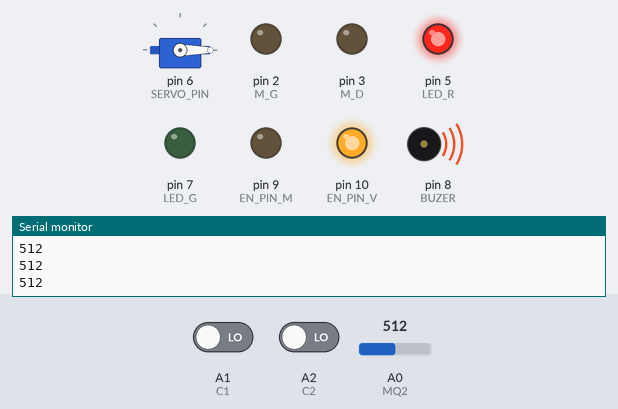
Simulated run of this sketch. Board: Arduino Uno, built with avr-gcc and run on an emulated ATmega328P. Shown: servo, output pins drawn as LEDs (lit = HIGH), buzzer (waves = sounding), the last lines printed to the serial monitor. Inputs (shaded band) come from the test bench; at power-on: A0 (MQ2) = 512, A2 (C2) LOW, A1 (C1) LOW.

Above: at 1.2 s.
1.3 s: A0 (MQ2) set to 415
2.8 s: A0 (MQ2) set to 389
At 3.5 s:
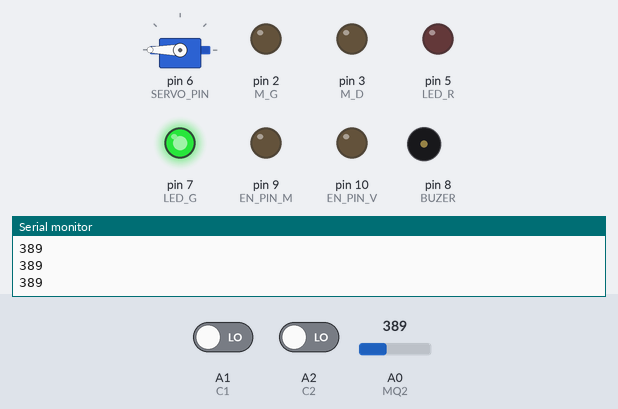
4.3 s: A2 (C2) driven HIGH
At 5.1 s:
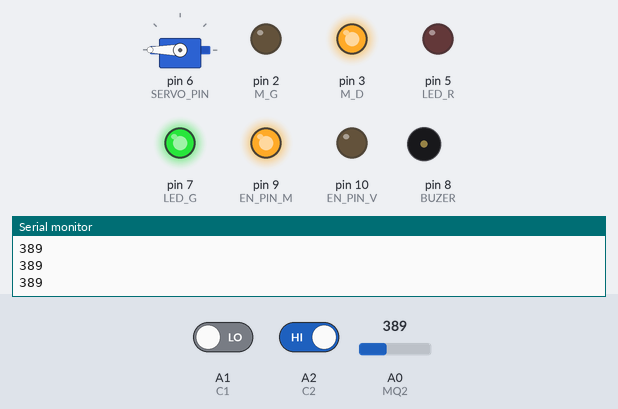
5.8 s: A1 (C1) driven HIGH
At 6.6 s:
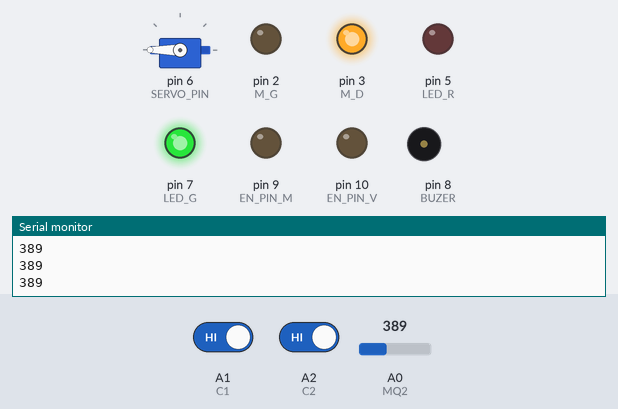
7.3 s: A0 (MQ2) set to 511
At 8.1 s:
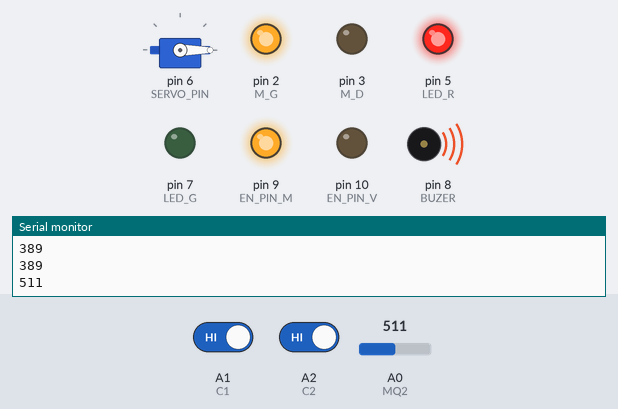
8.8 s: A1 (C1) driven LOW
At 10.0 s:
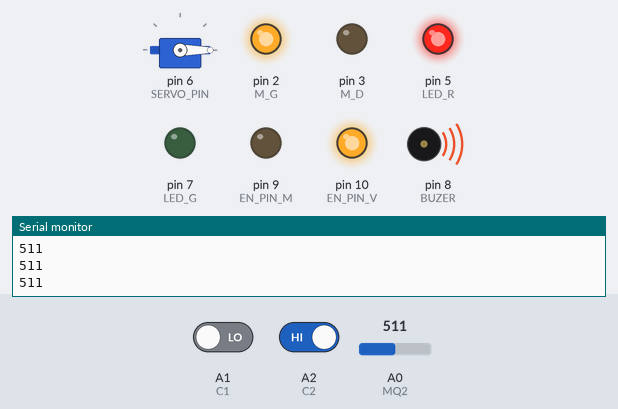
Timing chart, 0 to 11.3 s (numbered marks = the images above; inputs shaded):
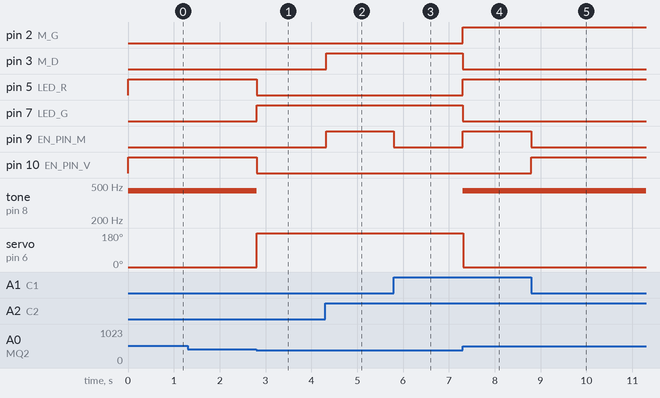

Measured:
- the behaviour switches between 400 and 399 on A0 (MQ2) (found by bisection; images 0 and 1)
- after the input at 2.8 s, pin 5 (LED_R), pin 10 (EN_PIN_V): HIGH → LOW at once; pin 7 (LED_G): LOW → HIGH at once; tone on pin 8 (BUZER): 440 Hz → silent at once; servo on pin 6 (SERVO_PIN): 0° → 180° at once
- after the input at 4.3 s, pin 3 (M_D), pin 9 (EN_PIN_M): LOW → HIGH at once
- after the input at 5.8 s, pin 9 (EN_PIN_M): HIGH → LOW at once
- after the input at 7.3 s, pin 2 (M_G), pin 5 (LED_R), pin 9 (EN_PIN_M): LOW → HIGH at once; pin 3 (M_D), pin 7 (LED_G): HIGH → LOW at once; tone on pin 8 (BUZER): silent → 440 Hz at once; servo on pin 6 (SERVO_PIN): 180° → 0° at once
- after the input at 8.8 s, pin 9 (EN_PIN_M): HIGH → LOW at once; pin 10 (EN_PIN_V): LOW → HIGH at once

The sketch:

DF_V.0.ino
```cpp
/*********Détecteur de fummé*********************
 * Classe: 2STM
 * Version: 0.0
 * Date: 6/03/2018
 * Heure: 17h00
 ************************************************/


#include <Servo.h>

typedef enum {
  Closed,
  Opened,
  Midel
}ETAT;

/*************Prorto type de fonctions*****************/
ETAT Window_Etat();

//************ OUTPUT ******************
#define LED_R 5
#define LED_G 7
#define BUZER 8

#define M_G 2         //LE sense gauche de moteur => Fermer
#define M_D 3         //LE sense droit de moteur  => Ouvrir
#define EN_PIN_M 9      //Pin de moteur

#define EN_PIN_V 10      //Pin de vontilateur
//Les autres entrées(Sens1,Sense2) de ventilateur sont branchés avec (Vcc, GND)
//Car il a un seul sens de rotation.

#define SERVO_PIN 6   //pin de Servo moteur
Servo vanne;

/************** INPUT ******************/
#define MQ2 A0
#define C1 A1 //C1=HIGH => Window Closed
#define C2 A2

/*********** PARAMETRES ****************/
#define F_HZ 440
#define VALEUR_GASE_EXSISTE 400
#define EN_VALUE 255  //La vitesse de moteur et de vontilateur est constat
#define DELAY 100

void setup() {
  Serial.begin(9600);
  vanne.attach(SERVO_PIN);

  pinMode(BUZER,OUTPUT);
  pinMode(LED_R,OUTPUT);
  pinMode(LED_G,OUTPUT);

  pinMode(M_G,OUTPUT);
  pinMode(M_D,OUTPUT);
  pinMode(EN_PIN_M,OUTPUT);
  pinMode(EN_PIN_V,OUTPUT);

  pinMode(MQ2,INPUT);
  pinMode(C1,INPUT);
  pinMode(C2,INPUT);

  digitalWrite(LED_G,HIGH);
}

void loop() {

  Serial.println(analogRead(MQ2));
  if(analogRead(MQ2)>=VALEUR_GASE_EXSISTE){

    tone(BUZER,F_HZ);

    digitalWrite(LED_G,LOW);
    digitalWrite(LED_R,HIGH);

    // 0 degree => vanne fermmé.  180 => vanne overt
    vanne.write(0);

    if(Window_Etat()==Closed){
      digitalWrite(M_G,HIGH);
      digitalWrite(M_D,LOW);
      while(Window_Etat()!=Opened){
        analogWrite(EN_PIN_M,EN_VALUE);
      }
      analogWrite(EN_PIN_M,0);
    }

    digitalWrite(EN_PIN_V,HIGH);


  }else{
    noTone(BUZER);

    digitalWrite(LED_G,HIGH);
    digitalWrite(LED_R,LOW);

    // 0 degree => vanne fermmé.  180 => vanne overt
    vanne.write(180);

    if(Window_Etat()==Opened){
      digitalWrite(M_G,LOW);
      digitalWrite(M_D,HIGH);
      while(Window_Etat()!=Closed){
        analogWrite(EN_PIN_M,EN_VALUE);
      }
      analogWrite(EN_PIN_M,0);
    }

    digitalWrite(EN_PIN_V,LOW);

  }

  delay(DELAY);
}


ETAT Window_Etat(){
  if(digitalRead(C1)==HIGH) return Closed;
  if(digitalRead(C2)==HIGH) return Opened;
  return Midel;
}
```
